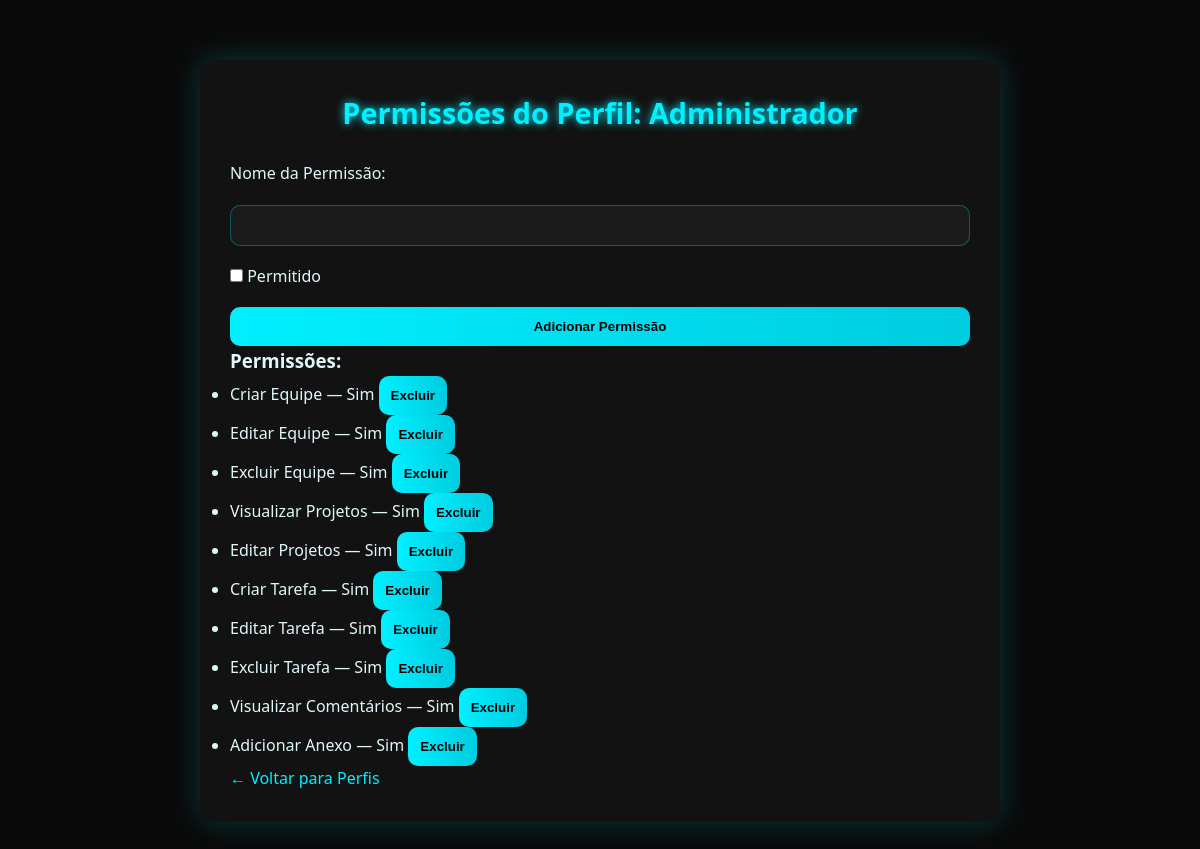
Page /perfis/1 (signed in) on the committed database.
### tables this page shows
CREATE TABLE perfis_permissoes_tb (
            id_perfil INTEGER PRIMARY KEY AUTOINCREMENT,
            nome_perfil TEXT NOT NULL
        );

CREATE TABLE permissoes_tb (
            id_permissao INTEGER PRIMARY KEY AUTOINCREMENT,
            id_perfil INTEGER,
            nome_permissao TEXT NOT NULL,
            permitido BOOLEAN NOT NULL,
            FOREIGN KEY(id_perfil) REFERENCES perfis_permissoes_tb(id_perfil)
        );

### app.py (the view, shortened to what this page needs)
@app.route('/perfis/<int:id_perfil>', methods=['GET', 'POST'])
def perfil_permissoes(id_perfil):
    if 'usuario' not in session:
        return redirect('/login')
    conn = conectar()
    cursor = conn.cursor()
    cursor.execute('SELECT nome_perfil FROM perfis_permissoes_tb WHERE id_perfil = ?', (id_perfil,))
    perfil = cursor.fetchone()
    cursor.execute('SELECT * FROM permissoes_tb WHERE id_perfil = ?', (id_perfil,))
    permissoes = cursor.fetchall()
    conn.close()
    return render_template('perfil_permissoes.html', perfil=perfil, permissoes=permissoes, id_perfil=id_perfil)

### app.py (called while the page is built)
def conectar():
    return sqlite3.connect("db/database.db")

### templates/perfil_permissoes.html (shortened to what this page needs)
<!DOCTYPE html>
<html lang="pt-br">
<head>
    <link rel="stylesheet" href="/static/style.css">
</head>
<body>
    <div class="container">
        <h2>Permissões do Perfil: {{ perfil[0] }}</h2>
        <form method="POST">
            <label for="nome_permissao">Nome da Permissão:</label>
            <input type="text" name="nome_permissao" required>
            <label>
                <input type="checkbox" name="permitido">
                Permitido
            </label>
            <button type="submit">Adicionar Permissão</button>
        </form>
        <h3>Permissões:</h3>
        {% if permissoes %}
            <ul>
                {% for p in permissoes %}
                    <li>
                        {{ p[2] }} — {{ 'Sim' if p[3] else 'Não' }}
                        <form action="{{ url_for('excluir_permissao', id_permissao=p[0], id_perfil=id_perfil) }}" method="POST" style="display:inline;">
                            <button type="submit" onclick="return confirm('Confirma excluir esta permissão?');">Excluir</button>
                        </form>
                    </li>
                {% endfor %}
            </ul>
        {% else %}
            <p>Nenhuma permissão cadastrada ainda.</p>
        {% endif %}
        <p><a href="{{ url_for('perfis') }}">← Voltar para Perfis</a></p>
    </div>
</body>
</html>

### static/style.css (style rules this page uses)
* { margin: 0; padding: 0; box-sizing: border-box; }
body { background-color: #0a0a0a; font-family: 'Segoe UI', Roboto, Arial, sans-serif; color: #e0f7fa; line-height: 1.6; min-height: 100vh; }
.container { width: 90%; max-width: 800px; margin: 60px auto; padding: 30px; background-color: #121212; border-radius: 16px; box-shadow: 0 0 30px rgba(0, 240, 255, 0.2); }
h2 { text-align: center; margin-bottom: 25px; font-size: 1.8rem; color: #00f0ff; text-shadow: 0 0 8px #00f0ff; }
form { display: flex; flex-direction: column; gap: 18px; }
input[type="text"], input[type="email"], input[type="password"], input[type="file"], select { padding: 12px; background-color: #1a1a1a; color: #ffffff; border: 1px solid #00f0ff50; border-radius: 10px; transition: border 0.3s, background 0.3s; }
input::placeholder { color: #aaa; }
button { padding: 12px; background: linear-gradient(to right, #00f0ff, #00cce0); color: #000; font-weight: bold; border: none; border-radius: 10px; cursor: pointer; transition: transform 0.2s, box-shadow 0.2s; }
a { color: #00f0ff; text-decoration: none; transition: color 0.2s; }

### rows in the picture
perfis_permissoes_tb: nome_perfil "Administrador"
permissoes_tb: nome_permissao "Criar Equipe", permitido "Sim"
permissoes_tb: nome_permissao "Editar Equipe", permitido "Sim"
permissoes_tb: nome_permissao "Excluir Equipe", permitido "Sim"
permissoes_tb: nome_permissao "Visualizar Projetos", permitido "Sim"
permissoes_tb: nome_permissao "Editar Projetos", permitido "Sim"
permissoes_tb: nome_permissao "Criar Tarefa", permitido "Sim"
permissoes_tb: nome_permissao "Editar Tarefa", permitido "Sim"
permissoes_tb: nome_permissao "Excluir Tarefa", permitido "Sim"
permissoes_tb: nome_permissao "Visualizar Comentários", permitido "Sim"
permissoes_tb: nome_permissao "Adicionar Anexo", permitido "Sim"
